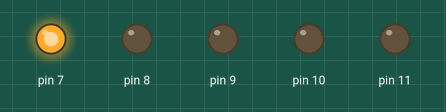
The sketch below on a simulated Arduino Uno, built with avr-gcc and run on an emulated ATmega328P. On the bench: output pins drawn as LEDs (lit = HIGH).

Above: at 0.2 s.
At 1.2 s:
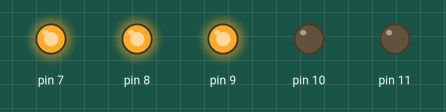
At 1.7 s:
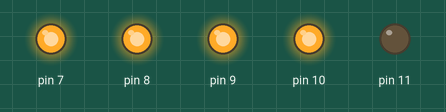
At 2.2 s:
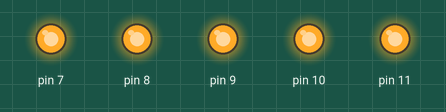
At 3.7 s:
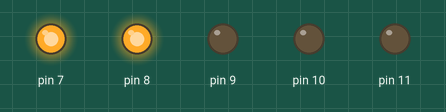
At 5.7 s:
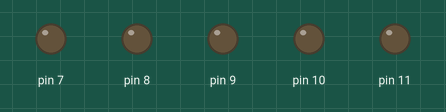
Timing chart, 0 to 6.9 s (numbered marks = the images above):
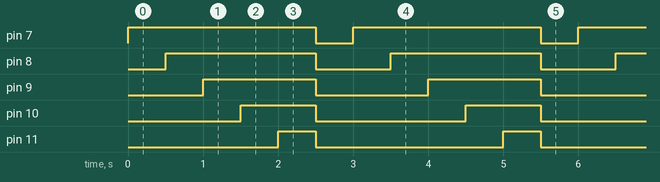

Measured:
- by itself, pin 7: alternates HIGH for 2.5 s and LOW for 0.50 s
- by itself, pin 8: alternates HIGH for 2.0 s and LOW for 1.0 s
- by itself, pin 9: alternates HIGH for 1.5 s and LOW for 1.5 s
- by itself, pin 10: alternates HIGH for 1.0 s and LOW for 2.0 s
- by itself, pin 11: alternates HIGH for 0.50 s and LOW for 2.5 s

The sketch:

ChristmasTree01.ino
```cpp
void setup() {
  pinMode(11, OUTPUT);
  pinMode(10, OUTPUT);
  pinMode(9, OUTPUT);
  pinMode(8, OUTPUT);
  pinMode(7, OUTPUT);
}

void loop() {
  digitalWrite(7, HIGH);
  delay(500);
  digitalWrite(8, HIGH);
  delay(500);
  digitalWrite(9, HIGH);
  delay(500);
  digitalWrite(10, HIGH);
  delay(500);
  digitalWrite(11, HIGH);
  delay(500);
  digitalWrite(11, LOW);
  digitalWrite(10, LOW);
  digitalWrite(9, LOW);
  digitalWrite(8, LOW);
  digitalWrite(7, LOW);
  delay(500);
}
```
